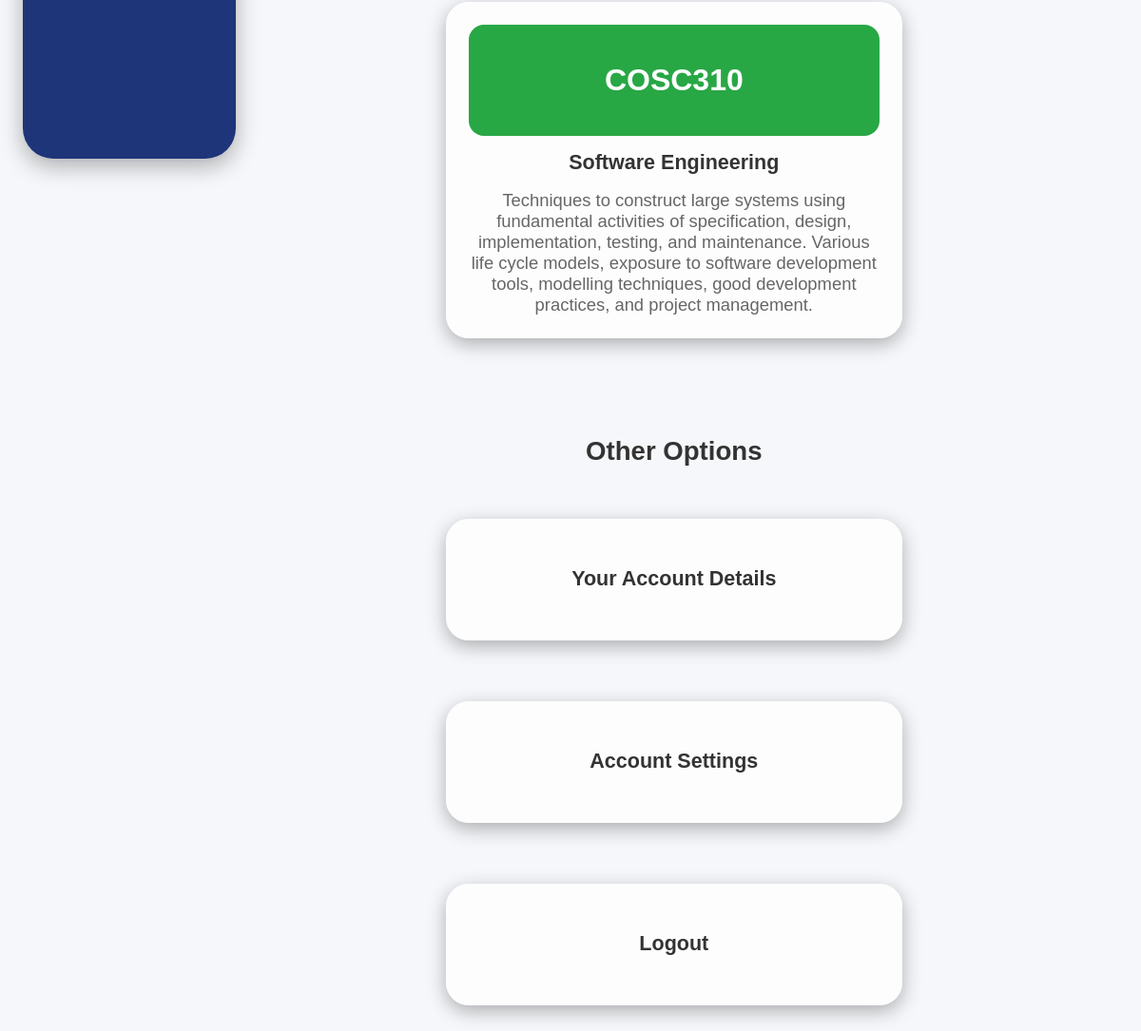
Before: / (signed in, lower part) with the older database file.
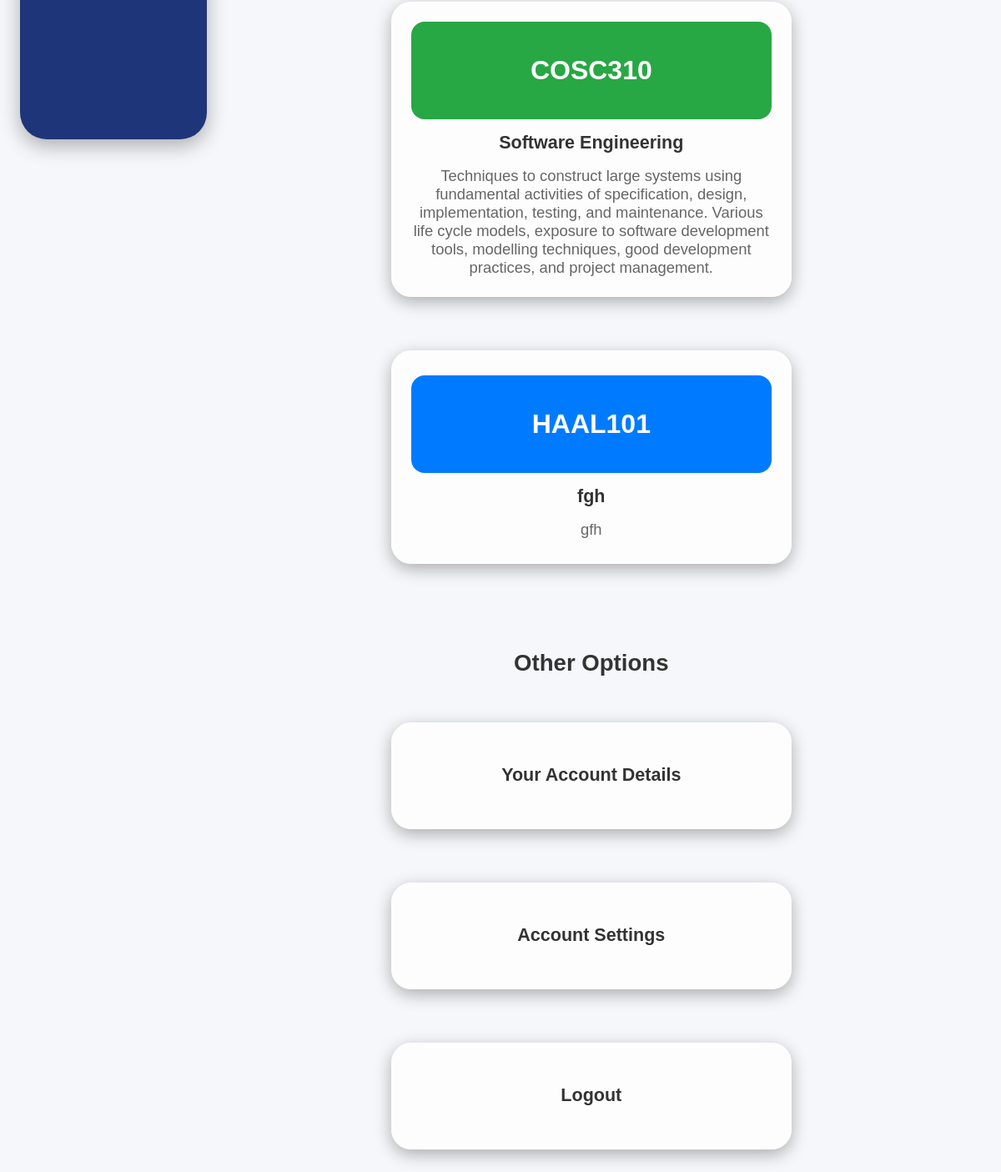
After: the same page with the newer database file.
### website/models.py (models this page shows)
class Course(db.Model):
    __tablename__ = 'courses'
    id = db.Column(db.Integer, primary_key=True)
    course_code = db.Column(db.Integer(), unique = True)
    course_name = db.Column(db.String(150))
    course_limit = db.Column(db.Integer)
    course_desc = db.Column(db.String(1000))
    teacher_id = db.Column(db.Integer, db.ForeignKey('users.id'))

### website/views.py (the view)
@views.route('/')
@login_required
def home():
    enrolled_courses = Course.query.join(Enrollment).filter(Enrollment.user_id == current_user.id).all()
    all_courses = Course.query.all()
    return render_template("dashboard.html", user=current_user, enrolled_courses=enrolled_courses, all_courses=all_courses)

### website/__init__.py (called while the page is built)
def create_app():
    app = Flask(__name__)
    app.config['SECRET_KEY'] = 'gvfvsvf'
    app.config["SQLALCHEMY_DATABASE_URI"]= f"sqlite:///{DB_NAME}"
    db.init_app(app)
    from .views import views
    from .auth import auth
    app.register_blueprint(views, url_prefix='/')
    app.register_blueprint(auth, url_prefix='/')
    from .models import User
    create_database(app)
    login_manager = LoginManager()
    login_manager.login_view = 'auth.login'
    login_manager.init_app(app)
    @login_manager.user_loader
    def load_user(id):
        return User.query.get(int(id))
    return app

### website/templates/dashboard.html (shortened to what this page needs)
<!DOCTYPE html>
<html lang="en">
<head>
    <link rel="stylesheet" href="{{ url_for('static', filename='css/base.css') }}">
    <link rel="stylesheet" href="{{ url_for('static', filename='css/dashboard.css') }}">
</head>
<body>
    {% include 'sidebar.html' %}
    <main>
            {% if current_user.user_type not in ['admin'] %}
            <section>
                <div class="section-content">
                    {% for course in enrolled_courses %}
                    <a href="{{ url_for('views.course_page', course_id=course.id) }}">
                        <div class="card">
                            <h3 class="course-code">{{ course.course_code }}</h3>
                            <h3>{{ course.course_name }}</h3>
                            <p>{{ course.course_desc }}</p>
                        </div>
                    </a>
                    {% endfor %}
                </div>
                {% endif %}
            </section>
            <section>
                <h2>Other Options</h2>
                <div class="section-content">
                    <a href="{{ url_for('views.account_details') }}">
                        <h3 class="card options">Your Account Details</h3>
                    </a>
                    <a href="{{ url_for('views.edit_details') }}">
                        <h3 class="card options">Account Settings</h3>
                    </a>
                    <a href="{{ url_for('auth.logout') }}" id="logout">
                        <h3 class="card options">Logout</h3>
                    </a>
                </div>
            </section>
    </main>
</body>
</html>

### website/templates/sidebar.html (shortened to what this page needs)
<!DOCTYPE html>
<html lang="en">
<head>
    <link rel="stylesheet" href="{{ url_for('static', filename='css/sidebar.css') }}">
</head>
<body>
    <div class="sidebar">
    </div>
</body>
</html>

### website/static/css/base.css (style rules this page uses)
body { background: #f5f7fa; padding: 1rem; font-family: Helvetica, sans-serif; font-size: 1.15rem; }
a { text-decoration: none; }
section { margin-bottom: 3rem; display: flex; flex-direction: column; align-items: center; justify-content: center; }
main { width: 80%; margin-left: 14rem; display: flex; flex-direction: column; align-items: center; justify-content: center; }
h2 { color: #333; }
.section-content { display: flex; flex-wrap: wrap; justify-content: center; align-items: center; }
.card { width: 30rem; min-height: 16rem; margin: 2rem; border-radius: 1.5rem; padding: 1.5rem; box-sizing: border-box; background-color: rgba(255, 255, 255, 0.79); box-shadow: 0px 6px 20px rgba(0, 0, 0, 0.3); transition: transform 0.5s ease-in-out; display: flex; flex-direction: column; justify-content: center; align-items: center; text-align: center; }
h3 { color: #333; margin: 1rem 0; }
p { color: #666; margin: 0; }
.options { min-height: 8rem; }

### website/static/css/dashboard.css (style rules this page uses)
.course-code { font-size: 2rem; color: white; margin: 0; width: 100%; padding: 2.5rem 0; border-radius: 1rem; }

### website/static/css/sidebar.css (style rules this page uses)
.sidebar { text-align: center; width: 12rem; height: 90vh; position: fixed; background: #1f3579; border-radius: 2rem; padding: 2rem 1rem; color: white !important; box-shadow: 0 0.5rem 1.5rem rgba(0, 0, 0, 0.3); display: flex; flex-direction: column; align-items: center; }

Changed rows visible on the page:
added Course: course_code "HAAL101", course_name "fgh", course_desc "gfh"
